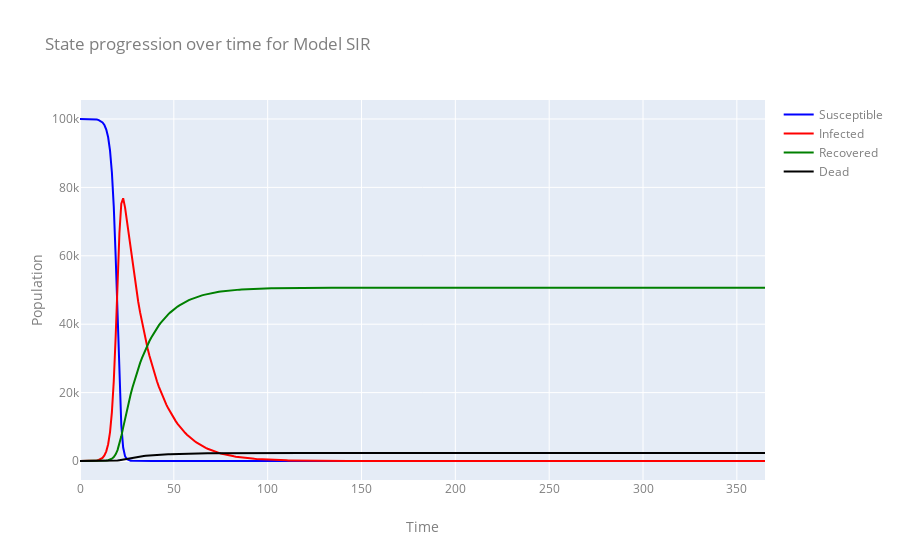

Here is the notebook cell this chart was saved with:
### Markdown cell above
## SIR model 
This is a simple a implementation of discrete-time SIR model with state space *Susceptible, Infected, Recovered,* and *Dead*

### Code cell
# SIR
from EpyModels.models.SIR import SIR

sir = SIR(name="SIR",
            population=pop,
            init_s=prop_S,
            init_i=prop_I,
            init_r=prop_R,
            beta=b,
            mortality_rate = rate_mort,
            mortality_duration=d_mort,
            recovery_duration=d_rec)

# Run model for 365 time units
sir.run(T=365)

# Plot states over time
plot_states(sir,type='line')

### Figure 1 — Plotly figure (JSON) as saved in the notebook; plotly's stock layout.template omitted (floating-point values rounded to 4 significant figures; data arrays with more than 128 entries replaced by an {"elided": "..."} marker saying what was removed)
{"data": [{"line": {"color": "blue", "width": 2}, "mode": "lines", "name": "Susceptible", "type": "scatter", "x": {"elided": "366 int values"}, "y": {"elided": "366 int values"}}, {"line": {"color": "red", "width": 2}, "mode": "lines", "name": "Infected", "type": "scatter", "x": {"elided": "366 int values"}, "y": {"elided": "366 int values"}}, {"line": {"color": "green", "width": 2}, "mode": "lines", "name": "Recovered", "type": "scatter", "x": {"elided": "366 int values"}, "y": {"elided": "366 int values"}}, {"line": {"color": "black", "width": 2}, "mode": "lines", "name": "Dead", "type": "scatter", "x": {"elided": "366 int values"}, "y": {"elided": "366 int values"}}], "layout": {"autosize": true, "font": {"color": "#7f7f7f", "size": 12}, "title": {"text": "State progression over time for Model SIR"}, "xaxis": {"autorange": true, "range": [0, 365], "title": {"text": "Time"}, "type": "linear"}, "yaxis": {"autorange": true, "range": [-5556.0, 105600.0], "title": {"text": "Population"}, "type": "linear"}}}
